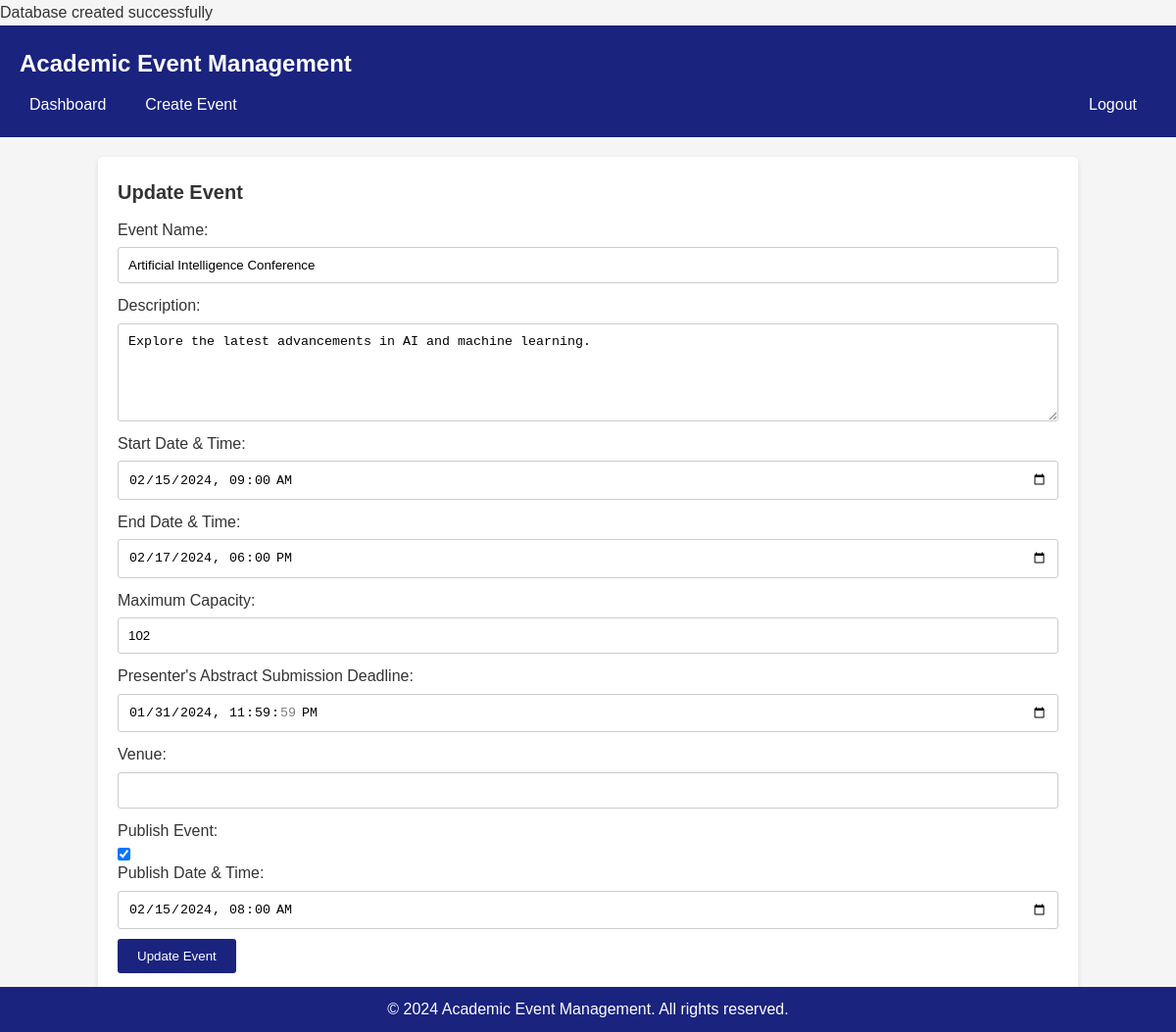
/event_update.php?event_id=1, run on the app's committed database.
### tables this page shows
CREATE TABLE IF NOT EXISTS `Event` (
    Event_ID INT PRIMARY KEY AUTO_INCREMENT,
    Event_Type_ID INT,
    Location_ID INT,
    U_ID INT,
    Start_Date_Time DATETIME,
    End_Date_Time DATETIME,
    Max_Capacity INT,
    Presenter_Deadline DATETIME,
    Event_Name VARCHAR(255),
    F_Date_Time DATETIME,
    Created_At DATETIME,
    Is_Published BOOLEAN,
    Description TEXT,
    Status ENUM('Open', 'Full', 'Closed', 'Cancelled') DEFAULT 'Open',
    FOREIGN KEY (Event_Type_ID) REFERENCES Event_Type(Event_Type_ID),
    FOREIGN KEY (Location_ID) REFERENCES Location(Location_ID),
    FOREIGN KEY (U_ID) REFERENCES U(U_ID)
);

### event_update.php (the view, shortened to what this page needs)
<?php
require_once 'db_connection.php';
if (isset($_GET["event_id"])) {
    $event_id = $_GET["event_id"];
    $sql = "SELECT * FROM `Event` WHERE Event_ID = $event_id";
    $result = $conn->query($sql);
    if ($result->num_rows == 1) {
        $row = $result->fetch_assoc();
        $event_name = $row["Event_Name"];
        $description = $row["Description"];
        $start_datetime = $row["Start_Date_Time"];
        $end_datetime = $row["End_Date_Time"];
        $max_capacity = $row["Max_Capacity"];
        $presenter_deadline = $row["Presenter_Deadline"];
        $venue = $row["Venue"];
        $is_published = $row["Is_Published"];
        $publish_datetime = $row["F_Date_Time"];
    } else {
        $error = "Event not found.";
    }
} else {
    $error = "Event ID not provided.";
}
?>
<!DOCTYPE html>
<html>
<head>
    <link rel="stylesheet" type="text/css" href="css/style.css">
</head>
<body>
    <header>
        <h1>Academic Event Management</h1>
            <nav class="navbar">
                <ul class="navbar-left">
                    <li><a href="dashboard.php">Dashboard</a></li>
                    <li><a href="create_event.php">Create Event</a></li>
                </ul>
                <ul class="navbar-right">
                    <li><a href="logout.php">Logout</a></li>
                </ul>
            </nav>
    </header>
    <main>
        <h2>Update Event</h2>
        <?php if (isset($event_id)) { ?>
            <form action="event_update.php" method="POST">
                <label for="event_name">Event Name:</label>
                <input type="text" id="event_name" name="event_name" value="<?php echo $event_name; ?>" required>
                <label for="description">Description:</label>
                <textarea id="description" name="description" required><?php echo $description; ?></textarea>
                <label for="start_datetime">Start Date & Time:</label>
                <input type="datetime-local" id="start_datetime" name="start_datetime" value="<?php echo $start_datetime; ?>" required>
                <label for="end_datetime">End Date & Time:</label>
                <input type="datetime-local" id="end_datetime" name="end_datetime" value="<?php echo $end_datetime; ?>" required>
                <label for="max_capacity">Maximum Capacity:</label>
                <input type="number" id="max_capacity" name="max_capacity" value="<?php echo $max_capacity; ?>" required>
                <label for="presenter_deadline">Presenter's Abstract Submission Deadline:</label>
                <input type="datetime-local" id="presenter_deadline" name="presenter_deadline" value="<?php echo $presenter_deadline; ?>" required>
                <label for="venue">Venue:</label>
                <input type="text" id="venue" name="venue" value="<?php echo $venue; ?>" required>
                <label for="is_published">Publish Event:</label>
                <input type="checkbox" id="is_published" name="is_published" <?php if ($is_published) echo "checked"; ?>>
                <label for="publish_datetime">Publish Date & Time:</label>
                <input type="datetime-local" id="publish_datetime" name="publish_datetime" value="<?php echo $publish_datetime; ?>">
                <button type="submit">Update Event</button>
            </form>
        <?php } ?>
    </main>
    <footer>
        <p>&copy; 2024 Academic Event Management. All rights reserved.</p>
    </footer>
</body>
</html>

### css/style.css (style rules this page uses)
* { margin: 0; padding: 0; box-sizing: border-box; }
body { font-family: Arial, sans-serif; background-color: #f5f5f5; color: #333; line-height: 1.6; }
header { background-color: #1a237e; color: #fff; padding: 20px; }
h1 { font-size: 24px; margin-bottom: 10px; }
.navbar { display: flex; justify-content: space-between; align-items: center; }
.navbar-left { display: flex; gap: 10px; }
.navbar-right { display: flex; gap: 10px; }
nav ul { list-style: none; }
nav ul li { display: inline-block; margin-right: 10px; }
nav ul li a { color: #fff; text-decoration: none; padding: 5px 10px; border-radius: 3px; transition: background-color 0.3s ease; }
main { max-width: 1000px; margin: 20px auto; background-color: #fff; padding: 20px; border-radius: 5px; box-shadow: 0 2px 5px rgba(0, 0, 0, 0.1); }
h2 { font-size: 20px; margin-bottom: 10px; }
form { margin-bottom: 20px; }
label { display: block; margin-bottom: 5px; }
input[type="text"], input[type="email"], input[type="password"], input[type="tel"], input[type="number"], input[type="datetime-local"], textarea, select { width: 100%; padding: 10px; border: 1px solid #ccc; border-radius: 3px; margin-bottom: 10px; }
textarea { height: 100px; }
button { background-color: #1a237e; color: #fff; border: none; padding: 10px 20px; border-radius: 3px; cursor: pointer; transition: background-color 0.3s ease; }
footer { background-color: #1a237e; color: #fff; padding: 10px; text-align: center; position: fixed; left: 0; bottom: 0; width: 100%; }

### data on the page
event: event_name "Artificial Intelligence Conference", description "Explore the latest advancements in AI and machine learning.", start_datetime "02/15/2024 09:00", end_datetime "02/17/2024 18:00", max_capacity "102", presenter_deadline "01/31/2024 23:59:59", Is_Published "☑", publish_datetime "02/15/2024 08:00"
